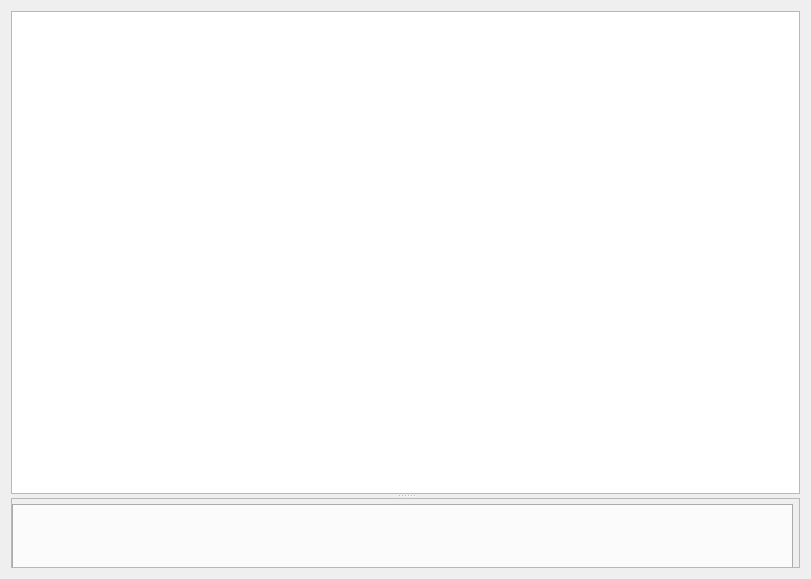
<?xml version="1.0" encoding="UTF-8"?>
<ui version="4.0">
 <class>Form</class>
 <widget class="QWidget" name="Form">
  <property name="geometry">
   <rect>
    <x>0</x>
    <y>0</y>
    <width>811</width>
    <height>579</height>
   </rect>
  </property>
  <property name="maximumSize">
   <size>
    <width>16777215</width>
    <height>2105</height>
   </size>
  </property>
  <property name="windowTitle">
   <string>Form</string>
  </property>
  <layout class="QGridLayout" name="gridLayout">
   <item row="0" column="0">
    <widget class="QSplitter" name="splitter">
     <property name="orientation">
      <enum>Qt::Vertical</enum>
     </property>
     <widget class="QTableWidget" name="tableWidget">
      <property name="maximumSize">
       <size>
        <width>16777215</width>
        <height>16777215</height>
       </size>
      </property>
      <property name="editTriggers">
       <set>QAbstractItemView::NoEditTriggers</set>
      </property>
      <property name="alternatingRowColors">
       <bool>true</bool>
      </property>
      <property name="selectionBehavior">
       <enum>QAbstractItemView::SelectRows</enum>
      </property>
      <property name="sortingEnabled">
       <bool>true</bool>
      </property>
     </widget>
     <widget class="QScrollArea" name="scrollArea">
      <property name="sizePolicy">
       <sizepolicy hsizetype="Expanding" vsizetype="Expanding">
        <horstretch>0</horstretch>
        <verstretch>0</verstretch>
       </sizepolicy>
      </property>
      <property name="maximumSize">
       <size>
        <width>16777215</width>
        <height>260</height>
       </size>
      </property>
      <property name="widgetResizable">
       <bool>true</bool>
      </property>
      <widget class="QWidget" name="scrollAreaWidgetContents">
       <property name="geometry">
        <rect>
         <x>0</x>
         <y>0</y>
         <width>785</width>
         <height>72</height>
        </rect>
       </property>
       <property name="sizePolicy">
        <sizepolicy hsizetype="Expanding" vsizetype="Expanding">
         <horstretch>0</horstretch>
         <verstretch>0</verstretch>
        </sizepolicy>
       </property>
       <widget class="QWidget" name="gridLayoutWidget">
        <property name="geometry">
         <rect>
          <x>0</x>
          <y>5</y>
          <width>781</width>
          <height>221</height>
         </rect>
        </property>
        <layout class="QGridLayout" name="gridLayout_2">
         <item row="0" column="0">
          <widget class="QTabWidget" name="tabWidget">
           <property name="currentIndex">
            <number>-1</number>
           </property>
          </widget>
         </item>
        </layout>
       </widget>
      </widget>
     </widget>
    </widget>
   </item>
  </layout>
 </widget>
 <resources/>
 <connections/>
</ui>
